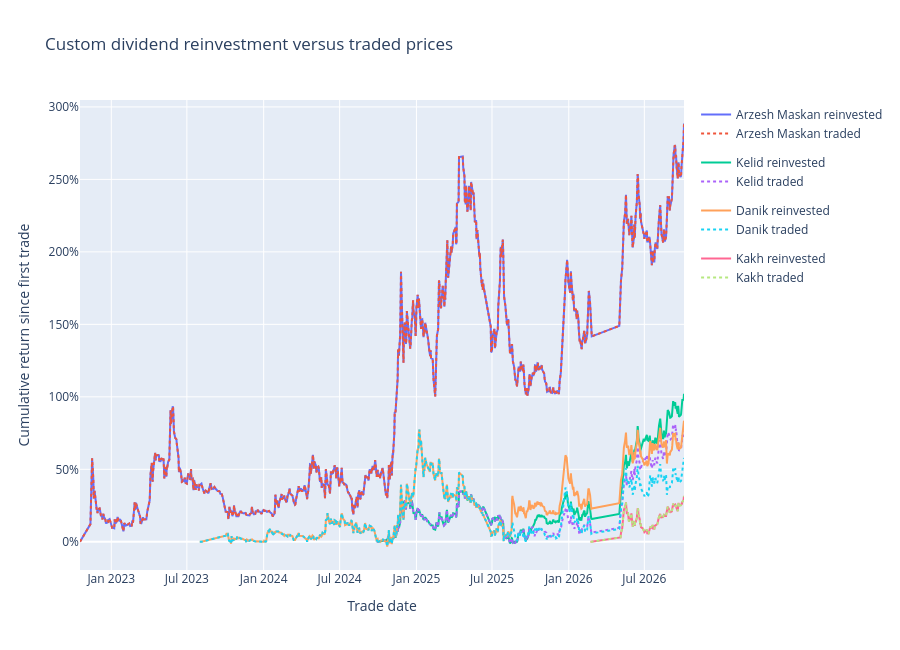

The cell this chart's notebook holds for it:
### Markdown cell above
## Dividends and reconstructed fund returns

The solid paths compound fractional units purchased with the recorded dividends; dotted paths show the same fund's raw traded-price appreciation. Kelid's two purchases compound. The actual reinvestment trade, price, and resulting unit count are listed beneath the chart.

### Code cell
fig = go.Figure()
for name in fund_order:
    fund = daily.loc[daily.fund == name].sort_values('source_date_gregorian')
    raw = fund.traded_close_irr / fund.traded_close_irr.iloc[0] - 1
    reinvested = fund.reinvested_value_irr / fund.reinvested_value_irr.iloc[0] - 1
    fig.add_trace(go.Scatter(x=fund.source_date_gregorian, y=reinvested, name=f'{name} reinvested', legendgroup=name))
    fig.add_trace(go.Scatter(x=fund.source_date_gregorian, y=raw, name=f'{name} traded', legendgroup=name, line=dict(dash='dot')))
fig.update_layout(title='Custom dividend reinvestment versus traded prices', xaxis_title='Trade date', yaxis_title='Cumulative return since first trade', yaxis_tickformat='.0%', height=650, hovermode='x unified')
fig.show()
display(events[['fund', 'assembly_date_gregorian', 'reinvestment_date_gregorian', 'cash_irr_per_unit', 'reinvestment_close_irr', 'units_after', 'evidence_status']].sort_values(['fund', 'assembly_date_gregorian']))

### Figure 1 — Plotly figure (JSON) as saved in the notebook; plotly's stock layout.template omitted (floating-point values rounded to 4 significant figures; data arrays with more than 128 entries replaced by an {"elided": "..."} marker saying what was removed)
{"data": [{"legendgroup": "Arzesh Maskan", "name": "Arzesh Maskan reinvested", "type": "scatter", "x": {"elided": "871 str values"}, "y": {"elided": "871 float values"}}, {"legendgroup": "Arzesh Maskan", "line": {"dash": "dot"}, "name": "Arzesh Maskan traded", "type": "scatter", "x": {"elided": "871 str values"}, "y": {"elided": "871 float values"}}, {"legendgroup": "Kelid", "name": "Kelid reinvested", "type": "scatter", "x": {"elided": "416 str values"}, "y": {"elided": "416 float values"}}, {"legendgroup": "Kelid", "line": {"dash": "dot"}, "name": "Kelid traded", "type": "scatter", "x": {"elided": "416 str values"}, "y": {"elided": "416 float values"}}, {"legendgroup": "Danik", "name": "Danik reinvested", "type": "scatter", "x": {"elided": "661 str values"}, "y": {"elided": "661 float values"}}, {"legendgroup": "Danik", "line": {"dash": "dot"}, "name": "Danik traded", "type": "scatter", "x": {"elided": "661 str values"}, "y": {"elided": "661 float values"}}, {"legendgroup": "Kakh", "name": "Kakh reinvested", "type": "scatter", "x": ["2026-02-22", "2026-02-23", "2026-02-24", "2026-05-05", "2026-05-06", "2026-05-09", "2026-05-10", "2026-05-11", "2026-05-12", "2026-05-13", "2026-05-16", "2026-05-17", "2026-05-18", "2026-05-19", "2026-05-20", "2026-05-23", "2026-05-24", "2026-05-25", "2026-05-26", "2026-05-30", "2026-05-31", "2026-06-01", "2026-06-02", "2026-06-03", "2026-06-06", "2026-06-07", "2026-06-08", "2026-06-09", "2026-06-10", "2026-06-13", "2026-06-14", "2026-06-15", "2026-06-16", "2026-06-17", "2026-06-20", "2026-06-21", "2026-06-22", "2026-06-23", "2026-06-27", "2026-06-28", "2026-06-29", "2026-06-30", "2026-07-01", "2026-07-07", "2026-07-08", "2026-07-11", "2026-07-12", "2026-07-13", "2026-07-14", "2026-07-15", "2026-07-18", "2026-07-19", "2026-07-20", "2026-07-21", "2026-07-22", "2026-07-25", "2026-07-26", "2026-07-27", "2026-07-28", "2026-07-29", "2026-08-01", "2026-08-02", "2026-08-03", "2026-08-05", "2026-08-08", "2026-08-09", "2026-08-10", "2026-08-11", "2026-08-15", "2026-08-16", "2026-08-17", "2026-08-18", "2026-08-19", "2026-08-22", "2026-08-23", "2026-08-24", "2026-08-25", "2026-08-26", "2026-08-29", "2026-08-31", "2026-09-01", "2026-09-02", "2026-09-05", "2026-09-06", "2026-09-07", "2026-09-08", "2026-09-09", "2026-09-12", "2026-09-13", "2026-09-14", "2026-09-15", "2026-09-16", "2026-09-19", "2026-09-20", "2026-09-21", "2026-09-22", "2026-09-23", "2026-09-26", "2026-09-27", "2026-09-28", "2026-09-29", "2026-09-30", "2026-10-03", "2026-10-04"], "y": [0.0, 0.0, 0.0, 0.03, 0.0609, 0.0927, 0.1254, 0.1591, 0.1938, 0.2216, 0.2413, 0.2706, 0.2722, 0.2341, 0.1971, 0.1965, 0.1746, 0.1413, 0.1442, 0.1767, 0.1962, 0.1637, 0.1369, 0.1041, 0.1236, 0.1437, 0.1094, 0.1356, 0.1326, 0.1648, 0.1955, 0.2304, 0.2252, 0.1885, 0.1537, 0.1191, 0.1275, 0.1013, 0.0955, 0.0904, 0.0815, 0.0745, 0.0663, 0.0833, 0.0578, 0.0571, 0.0749, 0.0828, 0.0907, 0.1005, 0.1034, 0.0921, 0.1026, 0.1166, 0.0907, 0.0898, 0.1107, 0.1103, 0.1137, 0.1161, 0.1216, 0.1328, 0.1482, 0.1716, 0.1934, 0.1653, 0.1691, 0.1695, 0.1702, 0.1806, 0.1855, 0.1824, 0.1775, 0.1782, 0.1974, 0.2188, 0.2308, 0.2414, 0.225, 0.1996, 0.2054, 0.2059, 0.2106, 0.2292, 0.2602, 0.2637, 0.2488, 0.2574, 0.2562, 0.2451, 0.2442, 0.2331, 0.2118, 0.2429, 0.2685, 0.2497, 0.2499, 0.2555, 0.2524, 0.261, 0.2579, 0.2757, 0.2871, 0.3164]}, {"legendgroup": "Kakh", "line": {"dash": "dot"}, "name": "Kakh traded", "type": "scatter", "x": ["2026-02-22", "2026-02-23", "2026-02-24", "2026-05-05", "2026-05-06", "2026-05-09", "2026-05-10", "2026-05-11", "2026-05-12", "2026-05-13", "2026-05-16", "2026-05-17", "2026-05-18", "2026-05-19", "2026-05-20", "2026-05-23", "2026-05-24", "2026-05-25", "2026-05-26", "2026-05-30", "2026-05-31", "2026-06-01", "2026-06-02", "2026-06-03", "2026-06-06", "2026-06-07", "2026-06-08", "2026-06-09", "2026-06-10", "2026-06-13", "2026-06-14", "2026-06-15", "2026-06-16", "2026-06-17", "2026-06-20", "2026-06-21", "2026-06-22", "2026-06-23", "2026-06-27", "2026-06-28", "2026-06-29", "2026-06-30", "2026-07-01", "2026-07-07", "2026-07-08", "2026-07-11", "2026-07-12", "2026-07-13", "2026-07-14", "2026-07-15", "2026-07-18", "2026-07-19", "2026-07-20", "2026-07-21", "2026-07-22", "2026-07-25", "2026-07-26", "2026-07-27", "2026-07-28", "2026-07-29", "2026-08-01", "2026-08-02", "2026-08-03", "2026-08-05", "2026-08-08", "2026-08-09", "2026-08-10", "2026-08-11", "2026-08-15", "2026-08-16", "2026-08-17", "2026-08-18", "2026-08-19", "2026-08-22", "2026-08-23", "2026-08-24", "2026-08-25", "2026-08-26", "2026-08-29", "2026-08-31", "2026-09-01", "2026-09-02", "2026-09-05", "2026-09-06", "2026-09-07", "2026-09-08", "2026-09-09", "2026-09-12", "2026-09-13", "2026-09-14", "2026-09-15", "2026-09-16", "2026-09-19", "2026-09-20", "2026-09-21", "2026-09-22", "2026-09-23", "2026-09-26", "2026-09-27", "2026-09-28", "2026-09-29", "2026-09-30", "2026-10-03", "2026-10-04"], "y": [0.0, 0.0, 0.0, 0.03, 0.0609, 0.0927, 0.1254, 0.1591, 0.1938, 0.2216, 0.2413, 0.2706, 0.2722, 0.2341, 0.1971, 0.1965, 0.1746, 0.1413, 0.1442, 0.1767, 0.1962, 0.1637, 0.1369, 0.1041, 0.1236, 0.1437, 0.1094, 0.1356, 0.1326, 0.1648, 0.1955, 0.2304, 0.2252, 0.1885, 0.1537, 0.1191, 0.1275, 0.1013, 0.0955, 0.0904, 0.0815, 0.0745, 0.0663, 0.0833, 0.0578, 0.0571, 0.0749, 0.0828, 0.0907, 0.1005, 0.1034, 0.0921, 0.1026, 0.1166, 0.0907, 0.0898, 0.1107, 0.1103, 0.1137, 0.1161, 0.1216, 0.1328, 0.1482, 0.1716, 0.1934, 0.1653, 0.1691, 0.1695, 0.1702, 0.1806, 0.1855, 0.1824, 0.1775, 0.1782, 0.1974, 0.2188, 0.2308, 0.2414, 0.225, 0.1996, 0.2054, 0.2059, 0.2106, 0.2292, 0.2602, 0.2637, 0.2488, 0.2574, 0.2562, 0.2451, 0.2442, 0.2331, 0.2118, 0.2429, 0.2685, 0.2497, 0.2499, 0.2555, 0.2524, 0.261, 0.2579, 0.2757, 0.2871, 0.3164]}], "layout": {"height": 650, "hovermode": "x unified", "title": {"text": "Custom dividend reinvestment versus traded prices"}, "xaxis": {"title": {"text": "Trade date"}}, "yaxis": {"tickformat": ".0%", "title": {"text": "Cumulative return since first trade"}}}}
